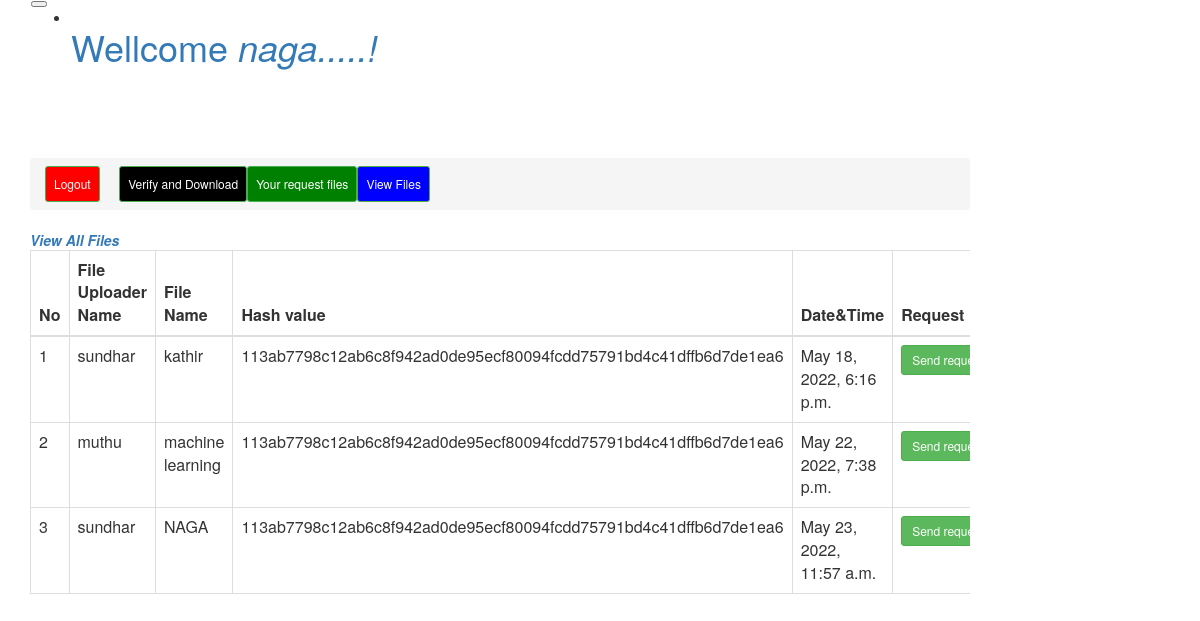
The page /back/6/ on the database its author committed.
### storage/models.py (models this page shows, shortened)
class data_receiver(models.Model):
    username = models.TextField(max_length=20)
    password = models.TextField(max_length=20)
    mail = models.TextField(max_length=20)

class files(models.Model):
    username = models.TextField(max_length=20)
    key = models.TextField(max_length=20)
    filename = models.TextField(max_length=20)
    file = models.FileField(upload_to='store/')
    hash_value = models.TextField()
    date_time = models.DateTimeField()

### storage/views.py (the view)
# urls.py: path('back/<int:id>/',views.back, name="back"),
def back(request,id):
    r = data_receiver.objects.get(id=id)
    username = r.username
    m = files.objects.all()
    h = request_files.objects.filter(receiver_name=username)
    context = {'id':id,'username':username,'m':m,'h':h}
    return render(request,'main2.html',context)

### storage/templates/main2.html (shortened to what this page needs)
{% load static %}
<link rel="stylesheet" type="text/css" href="{% static 'comment/vendor/bootstrap/four/css/bootstrap.min.css' %}">
<link rel="stylesheet" type="text/css" href="{% static 'comment/vendor/bootstrap/three/css/bootstrap.min.css' %}">
<link rel="stylesheet" type="text/css" href="{% static 'comment/css/comment.css' %}">
<nav class="navbar navbar-expand-lg navbar-light bg-light fixed-top">
  <a class="navbar-brand" href="#"></a>
  <button class="navbar-toggler" type="button" data-toggle="collapse" data-target="#navbarText" aria-controls="navbarText" aria-expanded="true" aria-label="Toggle navigation">
  </button>
  <div class="collapse navbar-collapse" id="navbarText">
    <ul class="navbar-nav mr-auto">
      <h1 class="text-primary">Wellcome <i> {{ username }}.....!</i> </h1>
    </ul>
  </div>
</nav>
<body id="bg" style="background-image: url('{% static "comment/images/3.jpg"%}');background-repeat:no-repeat;background-attachment: fixed; background-size:100% 100%;">
<div class="col-md-10 col-sm-4 col-xs-4" style="padding-top: 60px">
<div id="content" class="p-8 p-md-5 pt-5">
    <div class="col-md-12 col-sm-12 col-xs-10">
            <ol class="breadcrumb">
                <li class="breadcrumb-item">
					<a  class="btn btn-sm btn-success" onClick="ShowDiv2()" style="padding: 8px; float: right; background-color: blue; color: white;">View Files</a>&nbsp;
					<a  class="btn btn-sm btn-success" onClick="ShowDiv4()" style="padding: 8px; float: right; background-color: green; color: white;">Your request files</a>&nbsp;
					<a  class="btn btn-sm btn-success" onClick="ShowDiv3()" style="padding: 8px; float: right; background-color: black; color: white;">Verify and Download</a>&nbsp;
					<a  class="btn btn-sm btn-success" href="{% url 'logout' %}" style="padding: 8px; float: left; background-color: red; color: white;">Logout</a>
                </li>
            </ol>
    <div id="name2">
		<div class="card mb-3">
                <div class="card-header text-primary">
               <i class="fas fa-truck text-secondary"><b>View All Files</b></i>
                </div>
                <div class="card-body">
                    <div class="table-responsive">
                        <table class="table table-bordered" id="dataTable" width="100%" cellspacing="0">
                            <thead>
                            <tr>
                                <th>No</th>
								<th>File Uploader Name</th>
                                <th>File Name</th>
								<th>Hash value</th>
								<th>Date&Time </th>
								<th>Request</th>
                            </tr>
                            </thead>
                            <tbody>
                        {% if m %}
                            {% for n in m %}
                                <tr>
                                    <td>{{ forloop.counter }}</td>
									<td>{{ n.username }}</td>
                                    <td>{{ n.filename }}</td>
                                    <td>{{ n.hash_value}}</td>
									<td>{{ n.date_time}}</td>
									<td><a class="btn btn-sm btn-success" href="{% url 'request' id1=n.filename id=id%}">Send request</a></td>
                                </tr>
                            {% endfor %}
                        {% endif %}
                            </tbody>
                        </table>
                    </div>
                </div>
            </div>
	</div>
</body>
</html>

### storage/static/comment.css (style rules this page uses)
#bg { background-repeat: no-repeat; background-size: 1800px 900px; background-position: top; background-attachment: fixed; }

### rows shown on the page
data_receiver: username "naga"
files: username "sundhar", filename "kathir", hash_value "113ab7798c12ab6c8f942ad0de95ecf80094fcdd75791bd4c41dffb6d7de1ea6", date_time "May 18, 2022, 6:16 p.m."
files: username "muthu", filename "machine learning", hash_value "113ab7798c12ab6c8f942ad0de95ecf80094fcdd75791bd4c41dffb6d7de1ea6", date_time "May 22, 2022, 7:38 p.m."
files: username "sundhar", filename "NAGA", hash_value "113ab7798c12ab6c8f942ad0de95ecf80094fcdd75791bd4c41dffb6d7de1ea6", date_time "May 23, 2022, 11:57 a.m."
